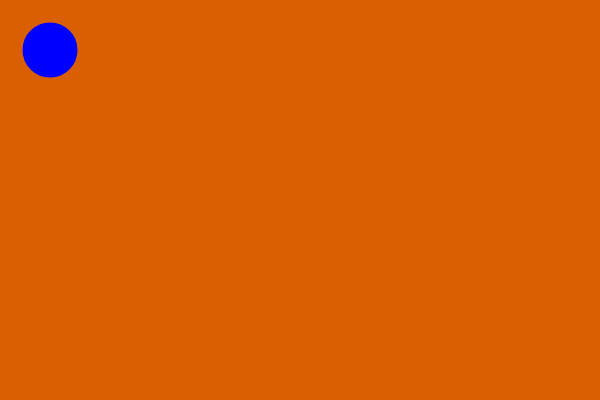
Frame 1 (no input)
Frame 60 (no input): identical to frame 1, image omitted
Frame 120 (the mouse pressed at the canvas centre since frame 60): identical to frame 1, image omitted

The p5.js sketch that drew this single still picture (run headless with seeded random() and noise() and a simulated clock; from frame 60 on, the mouse is pressed at the canvas centre):

// p5.js sketch
// ── sketch.js
function setup() {
  createCanvas(600, 400);
}


function draw() {
  background(217, 95, 2);

  stroke(0, 0, 255);

  if (mouseX > 300) {
    fill(0, 255, 0);
  }
  else {
    fill(0, 0, 255);
  }

  strokeWeight(5);
  ellipse(50, 50, 50, 50);
}

// ── pong.js
var xPos = 100;
var yPos = 100;
var xSpeed = 2;
var ySpeed = 2;

var leftPaddle = 100;
var rightPaddle = 100;

function setup () {
  createCanvas(600, 400);
}

function draw() {
  background(0);
  ellipse(xPos, yPos, 20, 20);
  xPos = xPos + xSpeed;
  yPos = yPos + ySpeed;

  if (yPos >= 400) {
    ySpeed = -1 * ySpeed;
  }
  if (xPos >= 600) {
    xSpeed = -1 * xSpeed;
  }
  if (yPos <= 0) {
    ySpeed = -1 * ySpeed;
  }
  if (xPos <= 0 && yPos >= leftPaddle && yPos <= leftPaddle + 40) {
    xSpeed = -1 * xSpeed;
  }

  rect(0, leftPaddle, 10, 40);
  rect(590, rightPaddle, 10, 40);

  if(keyIsDown(87)){
    leftPaddle = leftPaddle - 1;
  }
  if(keyIsDown(83)){
    leftPaddle = leftPaddle + 1;
  }

}
